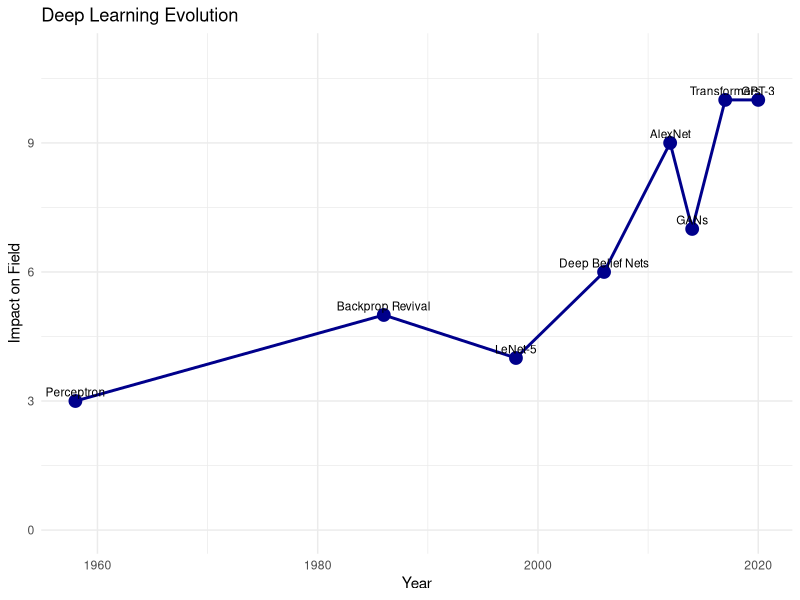
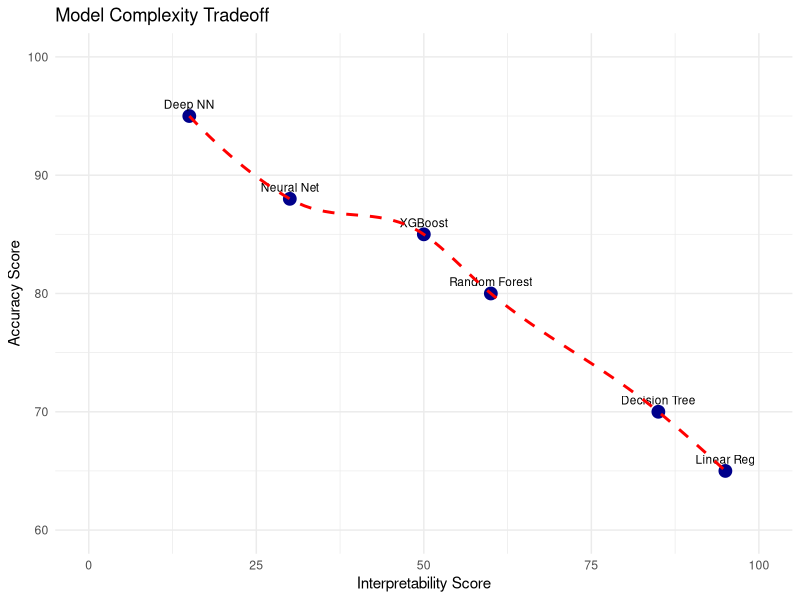
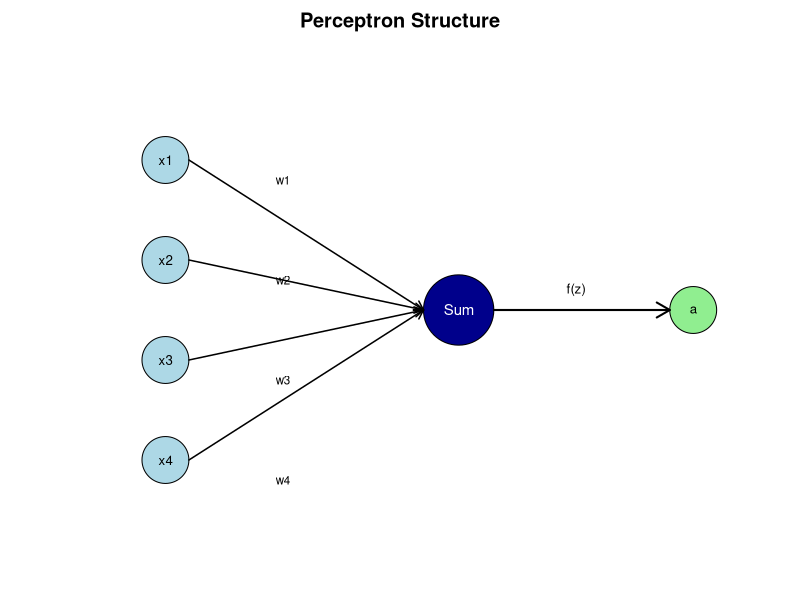
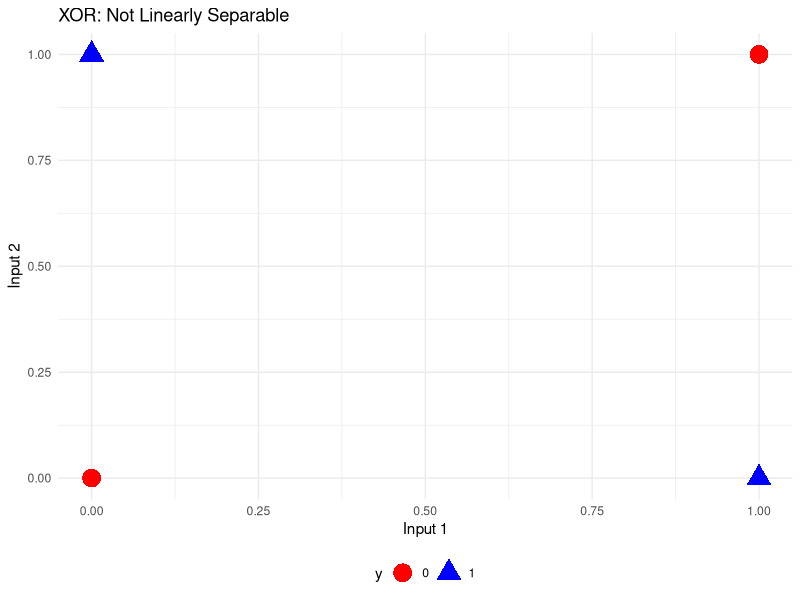
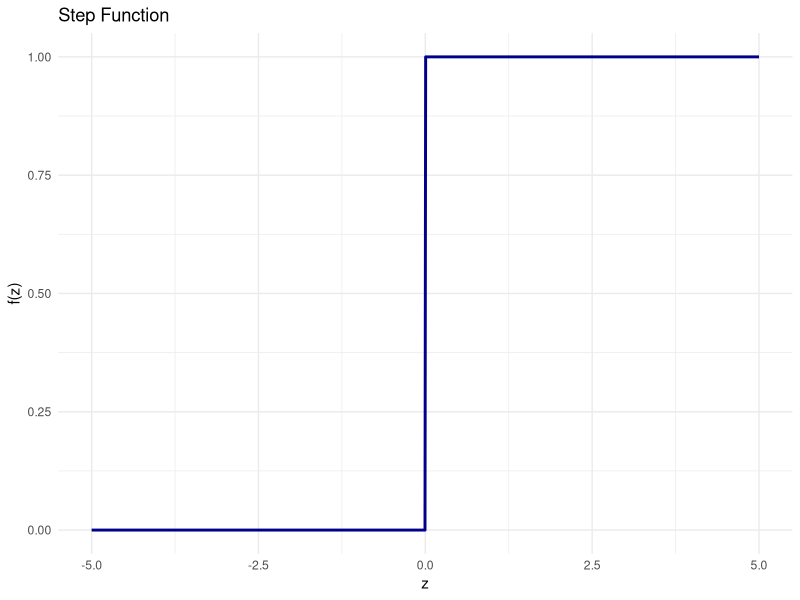
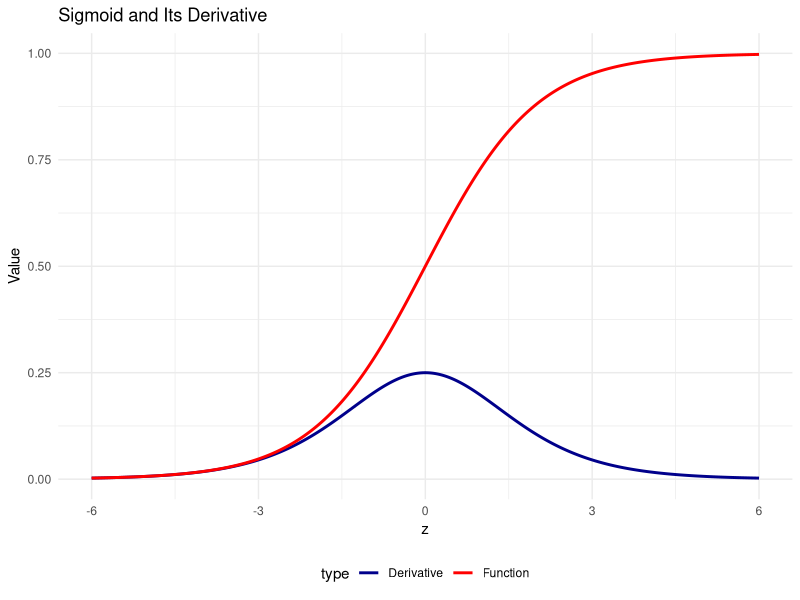
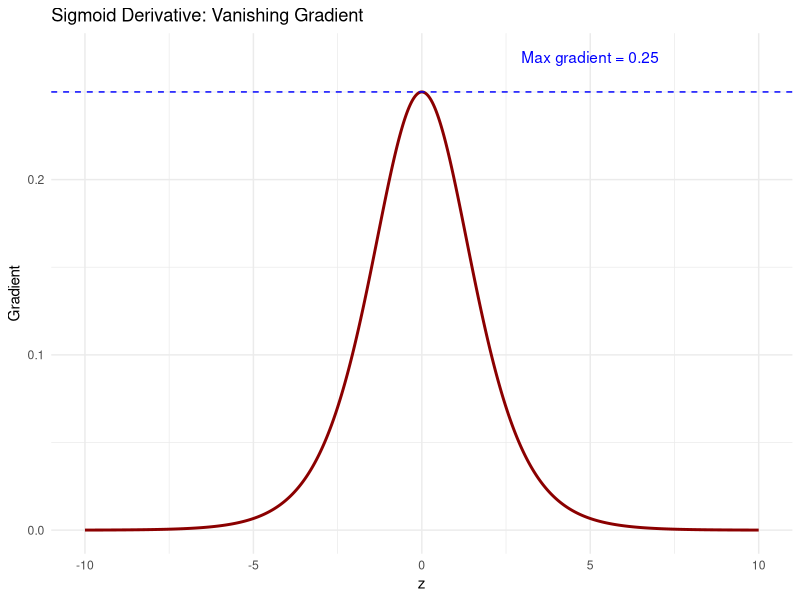
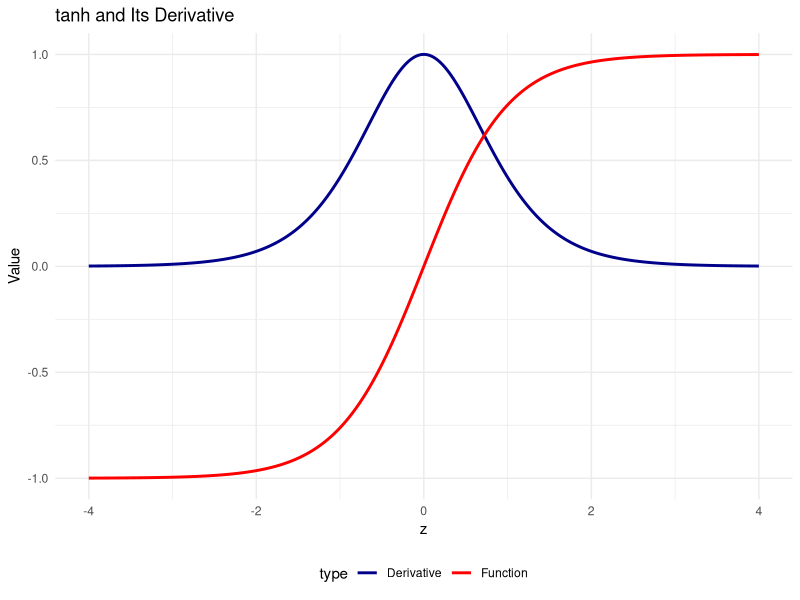

Source code (R) for these figures, in order:
## ---- chunk 1
knitr::opts_chunk$set(
  echo = TRUE,
  warning = FALSE,
  message = FALSE,
  fig.align = 'center',
  out.width = '80%',
  cache = FALSE
)

# Load required libraries
library(ggplot2)
library(dplyr)
library(tidyr)
library(gridExtra)
library(viridis)

# Set random seed for reproducibility
set.seed(123)

# Set ggplot theme
theme_set(theme_minimal(base_size = 10))

# NOTE: Keras/TensorFlow sections are set to eval=FALSE
# Uncomment below and run once to install:
# library(keras)
# install_keras()
## ---- chunk 2
timeline_data <- data.frame(
  Year = c(1958, 1986, 1998, 2006, 2012, 2014, 2017, 2020),
  Event = c("Perceptron", "Backprop Revival", "LeNet-5", 
            "Deep Belief Nets", "AlexNet", "GANs", 
            "Transformers", "GPT-3"),
  Impact = c(3, 5, 4, 6, 9, 7, 10, 10)
)

ggplot(timeline_data, aes(x = Year, y = Impact)) +
  geom_line(color = "darkblue", size = 1) +
  geom_point(size = 4, color = "darkblue") +
  geom_text(aes(label = Event), vjust = -0.5, size = 3) +
  labs(x = "Year", y = "Impact on Field", 
       title = "Deep Learning Evolution") +
  theme_minimal() +
  ylim(0, 11)
## ---- chunk 3
models <- data.frame(
  Model = c("Linear Reg", "Decision Tree", "Random Forest", 
            "XGBoost", "Neural Net", "Deep NN"),
  Accuracy = c(65, 70, 80, 85, 88, 95),
  Interpretability = c(95, 85, 60, 50, 30, 15)
)

ggplot(models, aes(x = Interpretability, y = Accuracy)) +
  geom_point(size = 4, color = "darkblue") +
  geom_text(aes(label = Model), vjust = -0.8, size = 3) +
  geom_smooth(method = "loess", se = FALSE, 
              color = "red", linetype = "dashed") +
  labs(x = "Interpretability Score", 
       y = "Accuracy Score",
       title = "Model Complexity Tradeoff") +
  theme_minimal() +
  xlim(0, 100) + ylim(60, 100)
## ---- chunk 4
# Create simple perceptron diagram with base R
par(mar = c(1, 1, 2, 1))
plot(0, 0, type = "n", xlim = c(0, 6), ylim = c(0, 5),
     axes = FALSE, xlab = "", ylab = "", 
     main = "Perceptron Structure")

# Input nodes
n_inputs <- 4
input_y <- seq(4, 1, length.out = n_inputs)
for (i in 1:n_inputs) {
  symbols(1, input_y[i], circles = 0.2, add = TRUE, 
          inches = FALSE, bg = "lightblue")
  text(1, input_y[i], paste0("x", i), cex = 0.8)
}

# Summation node
symbols(3.5, 2.5, circles = 0.3, add = TRUE, 
        inches = FALSE, bg = "darkblue")
text(3.5, 2.5, "Sum", col = "white", cex = 0.9)

# Output node
symbols(5.5, 2.5, circles = 0.2, add = TRUE, 
        inches = FALSE, bg = "lightgreen")
text(5.5, 2.5, "a", cex = 0.8)

# Connections
for (i in 1:n_inputs) {
  arrows(1.2, input_y[i], 3.2, 2.5, length = 0.1, lwd = 1.5)
  text(2, input_y[i] - 0.2, paste0("w", i), cex = 0.7)
}

arrows(3.8, 2.5, 5.3, 2.5, length = 0.15, lwd = 2)
text(4.5, 2.7, "f(z)", cex = 0.8)
## ---- chunk 5
# Perceptron function
perceptron <- function(x, w, b, activation = "step") {
  z <- sum(w * x) + b
  
  if (activation == "step") {
    return(ifelse(z >= 0, 1, 0))
  } else if (activation == "sigmoid") {
    return(1 / (1 + exp(-z)))
  }
}

# Example: AND gate
x1 <- c(0, 0, 1, 1)
x2 <- c(0, 1, 0, 1)
w <- c(1, 1)
b <- -1.5

for (i in 1:4) {
  output <- perceptron(c(x1[i], x2[i]), w, b)
  cat(sprintf("x1=%d, x2=%d -> output=%d\n", 
              x1[i], x2[i], output))
}
## ---- chunk 6
xor_data <- data.frame(
  x1 = c(0, 0, 1, 1),
  x2 = c(0, 1, 0, 1),
  y = factor(c(0, 1, 1, 0))
)

ggplot(xor_data, aes(x = x1, y = x2, color = y, shape = y)) +
  geom_point(size = 6) +
  scale_color_manual(values = c("red", "blue")) +
  labs(title = "XOR: Not Linearly Separable",
       x = "Input 1", y = "Input 2") +
  theme_minimal() +
  theme(legend.position = "bottom")
## ---- chunk 7
z <- seq(-5, 5, length.out = 1000)
step_fn <- ifelse(z >= 0, 1, 0)

ggplot(data.frame(z, y = step_fn), aes(x = z, y = y)) +
  geom_line(size = 1, color = "darkblue") +
  labs(title = "Step Function", x = "z", y = "f(z)") +
  theme_minimal()
## ---- chunk 8
z <- seq(-6, 6, length.out = 1000)
sigmoid <- 1 / (1 + exp(-z))
sigmoid_deriv <- sigmoid * (1 - sigmoid)

df_sigmoid <- data.frame(
  z = rep(z, 2),
  value = c(sigmoid, sigmoid_deriv),
  type = rep(c("Function", "Derivative"), each = 1000)
)

ggplot(df_sigmoid, aes(x = z, y = value, color = type)) +
  geom_line(size = 1) +
  scale_color_manual(values = c("darkblue", "red")) +
  labs(title = "Sigmoid and Its Derivative",
       x = "z", y = "Value") +
  theme_minimal() +
  theme(legend.position = "bottom")
## ---- chunk 9
z <- seq(-10, 10, length.out = 1000)
sigmoid_grad <- (1/(1 + exp(-z))) * (1 - (1/(1 + exp(-z))))

ggplot(data.frame(z, grad = sigmoid_grad), aes(x = z, y = grad)) +
  geom_line(size = 1, color = "darkred") +
  geom_hline(yintercept = 0.25, linetype = "dashed", color = "blue") +
  annotate("text", x = 5, y = 0.27, 
           label = "Max gradient = 0.25", color = "blue") +
  labs(title = "Sigmoid Derivative: Vanishing Gradient",
       x = "z", y = "Gradient") +
  theme_minimal()
## ---- chunk 10
z <- seq(-4, 4, length.out = 1000)
tanh_val <- (exp(z) - exp(-z)) / (exp(z) + exp(-z))
tanh_deriv <- 1 - tanh_val^2

df_tanh <- data.frame(
  z = rep(z, 2),
  value = c(tanh_val, tanh_deriv),
  type = rep(c("Function", "Derivative"), each = 1000)
)

ggplot(df_tanh, aes(x = z, y = value, color = type)) +
  geom_line(size = 1) +
  scale_color_manual(values = c("darkblue", "red")) +
  labs(title = "tanh and Its Derivative",
       x = "z", y = "Value") +
  theme_minimal() +
  theme(legend.position = "bottom")
## ---- chunk 11
z <- seq(-3, 3, length.out = 1000)
relu <- pmax(0, z)
relu_deriv <- ifelse(z > 0, 1, 0)

df_relu <- data.frame(
  z = rep(z, 2),
  value = c(relu, relu_deriv),
  type = rep(c("Function", "Derivative"), each = 1000)
)

ggplot(df_relu, aes(x = z, y = value, color = type)) +
  geom_line(size = 1) +
  scale_color_manual(values = c("darkblue", "red")) +
  labs(title = "ReLU and Its Derivative",
       x = "z", y = "Value") +
  theme_minimal() +
  theme(legend.position = "bottom")
## ---- chunk 12
z <- seq(-5, 5, length.out = 1000)

activations <- data.frame(
  z = rep(z, 4),
  value = c(
    1 / (1 + exp(-z)),
    tanh(z),
    pmax(0, z),
    pmax(0.01 * z, z)
  ),
  Activation = rep(
    c("Sigmoid", "tanh", "ReLU", "Leaky ReLU"), 
    each = 1000
  )
)

ggplot(activations, aes(x = z, y = value, color = Activation)) +
  geom_line(size = 1) +
  scale_color_viridis_d() +
  labs(title = "Common Activation Functions",
       x = "Input (z)", y = "Output") +
  theme_minimal() +
  theme(legend.position = "bottom")
## ---- chunk 13
# Define activation functions
sigmoid <- function(z) 1 / (1 + exp(-z))
tanh_act <- function(z) tanh(z)
relu <- function(z) pmax(0, z)
leaky_relu <- function(z, alpha = 0.01) pmax(alpha * z, z)

# Test on sample data
z_test <- c(-2, -1, 0, 1, 2)

cat("Input:", z_test, "\n")
cat("Sigmoid:", round(sigmoid(z_test), 3), "\n")
cat("tanh:", round(tanh_act(z_test), 3), "\n")
cat("ReLU:", relu(z_test), "\n")
cat("Leaky ReLU:", leaky_relu(z_test), "\n")
## ---- chunk 14
library(igraph)

# Create a simple 3-layer network visualization
set.seed(42)

# Define layer sizes
layers <- c(3, 4, 2)

# Create coordinate data for nodes
nodes_data <- data.frame()
node_id <- 1

for (layer in 1:length(layers)) {
  n_nodes <- layers[layer]
  y_positions <- seq(1, n_nodes)
  
  for (i in 1:n_nodes) {
    nodes_data <- rbind(nodes_data, data.frame(
      id = node_id,
      layer = layer,
      y = y_positions[i],
      label = ""
    ))
    node_id <- node_id + 1
  }
}

# Create edges between layers
edges_data <- data.frame()
current_node <- 1

for (layer in 1:(length(layers) - 1)) {
  from_nodes <- current_node:(current_node + layers[layer] - 1)
  to_nodes <- (current_node + layers[layer]):(current_node + layers[layer] + layers[layer + 1] - 1)
  
  for (from in from_nodes) {
    for (to in to_nodes) {
      edges_data <- rbind(edges_data, data.frame(from = from, to = to))
    }
  }
  
  current_node <- current_node + layers[layer]
}

# Plot using ggplot
ggplot() +
  geom_segment(data = edges_data, 
               aes(x = nodes_data$layer[from], 
                   y = nodes_data$y[from],
                   xend = nodes_data$layer[to], 
                   yend = nodes_data$y[to]),
               alpha = 0.3, color = "darkblue") +
  geom_point(data = nodes_data, 
             aes(x = layer, y = y), 
             size = 8, color = "darkblue") +
  scale_x_continuous(breaks = 1:3, 
                     labels = c("Input\nLayer", 
                                "Hidden\nLayer", 
                                "Output\nLayer")) +
  theme_void() +
  theme(axis.text.x = element_text(size = 10),
        plot.title = element_text(hjust = 0.5)) +
  labs(title = "3-Layer Neural Network (3-4-2)")
## ---- chunk 15
# Generate predictions
y_true <- 1
y_pred <- seq(0.01, 0.99, length.out = 100)

# Calculate losses
mse <- (y_true - y_pred)^2
bce <- -(y_true * log(y_pred) + (1 - y_true) * log(1 - y_pred))

loss_data <- data.frame(
  Prediction = rep(y_pred, 2),
  Loss = c(mse, bce),
  Type = rep(c("MSE", "Binary Cross-Entropy"), each = 100)
)

ggplot(loss_data, aes(x = Prediction, y = Loss, color = Type)) +
  geom_line(size = 1.2) +
  geom_vline(xintercept = y_true, linetype = "dashed", 
             color = "black", alpha = 0.5) +
  annotate("text", x = 0.85, y = 3, label = "True value = 1") +
  scale_color_manual(values = c("darkblue", "darkred")) +
  labs(title = "Loss Functions (True Value = 1)",
       x = "Predicted Probability", y = "Loss") +
  theme_minimal() +
  theme(legend.position = "bottom")
## ---- chunk 16
# Mean Squared Error
mse_loss <- function(y_true, y_pred) {
  mean((y_true - y_pred)^2)
}

# Binary Cross-Entropy (with numerical stability)
bce_loss <- function(y_true, y_pred) {
  epsilon <- 1e-7  # Prevent log(0)
  y_pred <- pmax(pmin(y_pred, 1 - epsilon), epsilon)
  -mean(y_true * log(y_pred) + 
        (1 - y_true) * log(1 - y_pred))
}

# Example
y_true <- c(0, 1, 1, 0, 1)
y_pred <- c(0.1, 0.9, 0.7, 0.2, 0.8)

cat("MSE Loss:", mse_loss(y_true, y_pred), "\n")
cat("BCE Loss:", bce_loss(y_true, y_pred), "\n")
## ---- chunk 17
# Simple 1D loss function
w <- seq(-2, 4, length.out = 200)
loss <- (w - 1)^2 + 0.5

# Simulate gradient descent
w_history <- numeric(20)
w_history[1] <- -1.5
learning_rate <- 0.3

for (i in 2:20) {
  gradient <- 2 * (w_history[i-1] - 1)
  w_history[i] <- w_history[i-1] - learning_rate * gradient
}

loss_history <- (w_history - 1)^2 + 0.5

# Plot
ggplot() +
  geom_line(data = data.frame(w, loss), 
            aes(x = w, y = loss), 
            size = 1, color = "darkblue") +
  geom_point(data = data.frame(w = w_history, loss = loss_history),
             aes(x = w, y = loss), 
             color = "red", size = 2) +
  geom_path(data = data.frame(w = w_history, loss = loss_history),
            aes(x = w, y = loss), 
            color = "red", alpha = 0.4, 
            arrow = arrow(length = unit(0.2, "cm"))) +
  labs(title = "Gradient Descent: Finding the Minimum",
       x = "Weight (w)", y = "Loss") +
  theme_minimal() +
  annotate("text", x = 1, y = 2.5, 
           label = "Optimal weight", color = "darkgreen")
## ---- chunk 18
# Function to run gradient descent
run_gd <- function(learning_rate, n_steps = 50) {
  w <- -1.5
  history <- numeric(n_steps)
  
  for (i in 1:n_steps) {
    gradient <- 2 * (w - 1)
    w <- w - learning_rate * gradient
    history[i] <- (w - 1)^2 + 0.5
    if (is.nan(w) || abs(w) > 100) break
  }
  
  data.frame(
    step = 1:length(history),
    loss = history,
    lr = paste("LR =", learning_rate)
  )
}

# Test different learning rates
lr_data <- rbind(
  run_gd(0.1),
  run_gd(0.5),
  run_gd(0.9)
)

ggplot(lr_data, aes(x = step, y = loss, color = lr)) +
  geom_line(size = 1) +
  scale_color_manual(values = c("darkgreen", "darkblue", "darkred")) +
  labs(title = "Learning Rate Effects on Convergence",
       x = "Training Step", y = "Loss",
       color = "Learning Rate") +
  theme_minimal() +
  theme(legend.position = "bottom")
## ---- chunk 19
par(mar = c(2, 2, 3, 2))
plot(0, 0, type = "n", xlim = c(0, 10), ylim = c(0, 6),
     axes = FALSE, xlab = "", ylab = "",
     main = "Forward and Backward Pass")

# Forward pass (blue)
rect(1, 4, 2, 5, col = "lightblue", border = "darkblue", lwd = 2)
text(1.5, 4.5, "Input\nx", cex = 0.8)

rect(3.5, 4, 4.5, 5, col = "lightblue", border = "darkblue", lwd = 2)
text(4, 4.5, "Hidden\nh", cex = 0.8)

rect(6, 4, 7, 5, col = "lightblue", border = "darkblue", lwd = 2)
text(6.5, 4.5, "Output\ny_hat", cex = 0.8)

rect(8.5, 4, 9.5, 5, col = "lightcoral", border = "darkred", lwd = 2)
text(9, 4.5, "Loss\nL", cex = 0.8)

# Forward arrows
arrows(2, 4.5, 3.5, 4.5, length = 0.1, lwd = 2, col = "darkblue")
arrows(4.5, 4.5, 6, 4.5, length = 0.1, lwd = 2, col = "darkblue")
arrows(7, 4.5, 8.5, 4.5, length = 0.1, lwd = 2, col = "darkblue")

# Backward pass (red)
rect(8.5, 1, 9.5, 2, col = "lightyellow", border = "darkgoldenrod", lwd = 2)
text(9, 1.5, "dL/dy", cex = 0.7)

rect(6, 1, 7, 2, col = "lightyellow", border = "darkgoldenrod", lwd = 2)
text(6.5, 1.5, "dL/dh", cex = 0.7)

rect(3.5, 1, 4.5, 2, col = "lightyellow", border = "darkgoldenrod", lwd = 2)
text(4, 1.5, "dL/dW", cex = 0.7)

# Backward arrows
arrows(8.5, 1.5, 7, 1.5, length = 0.1, lwd = 2, col = "darkred")
arrows(6, 1.5, 4.5, 1.5, length = 0.1, lwd = 2, col = "darkred")

text(2.5, 5.5, "Forward Pass", col = "darkblue", cex = 0.9, font = 2)
text(7, 0.5, "Backward Pass (Chain Rule)", col = "darkred", cex = 0.9, font = 2)
## ---- chunk 20
# Tiny network: x -> w1 -> h -> w2 -> y_hat
# Loss: (y - y_hat)^2

# Forward pass
x <- 2.0
y <- 5.0
w1 <- 0.5
w2 <- 1.0

h <- w1 * x              # h = 1.0
y_hat <- w2 * h          # y_hat = 1.0
loss <- (y - y_hat)^2    # loss = 16.0

cat("Forward Pass:\n")
cat("h =", h, ", y_hat =", y_hat, ", Loss =", loss, "\n\n")

# Backward pass (gradients)
d_loss_d_yhat <- -2 * (y - y_hat)  # = -8
d_yhat_d_w2 <- h                    # = 1
d_loss_d_w2 <- d_loss_d_yhat * d_yhat_d_w2  # = -8

d_yhat_d_h <- w2                    # = 1
d_h_d_w1 <- x                       # = 2
d_loss_d_w1 <- d_loss_d_yhat * d_yhat_d_h * d_h_d_w1  # = -16

cat("Backward Pass (Gradients):\n")
cat("dL/dw2 =", d_loss_d_w2, "\n")
cat("dL/dw1 =", d_loss_d_w1, "\n")
## ---- chunk 21
# Update weights using gradients
learning_rate <- 0.1

w1_new <- w1 - learning_rate * d_loss_d_w1
w2_new <- w2 - learning_rate * d_loss_d_w2

cat("Weight Updates:\n")
cat("w1:", w1, "->", w1_new, "\n")
cat("w2:", w2, "->", w2_new, "\n\n")

# Check new loss
h_new <- w1_new * x
y_hat_new <- w2_new * h_new
loss_new <- (y - y_hat_new)^2

cat("Loss improved:", loss, "->", loss_new, "\n")
## ---- chunk 22
# Simulate different gradient descent variants
set.seed(42)

# True function: quadratic with noise
true_w <- 1.5
n_samples <- 100
X <- runif(n_samples, -2, 2)
y <- true_w * X^2 + rnorm(n_samples, 0, 0.5)

# Batch GD
batch_gd <- function(n_epochs = 20) {
  w <- 0
  history <- numeric(n_epochs)
  
  for (epoch in 1:n_epochs) {
    grad <- mean(2 * (w * X^2 - y) * X^2)
    w <- w - 0.01 * grad
    history[epoch] <- mean((w * X^2 - y)^2)
  }
  
  data.frame(epoch = 1:n_epochs, loss = history, 
             method = "Batch GD")
}

# Stochastic GD
sgd <- function(n_epochs = 20) {
  w <- 0
  history <- numeric(n_epochs * n_samples)
  idx <- 1
  
  for (epoch in 1:n_epochs) {
    for (i in sample(n_samples)) {
      grad <- 2 * (w * X[i]^2 - y[i]) * X[i]^2
      w <- w - 0.01 * grad
      history[idx] <- mean((w * X^2 - y)^2)
      idx <- idx + 1
    }
  }
  
  data.frame(epoch = seq(0, n_epochs, length.out = length(history)),
             loss = history, method = "SGD")
}

# Mini-batch GD
minibatch_gd <- function(n_epochs = 20, batch_size = 10) {
  w <- 0
  n_batches <- ceiling(n_samples / batch_size)
  history <- numeric(n_epochs * n_batches)
  idx <- 1
  
  for (epoch in 1:n_epochs) {
    shuffled <- sample(n_samples)
    for (b in 1:n_batches) {
      batch_idx <- shuffled[((b-1)*batch_size + 1):min(b*batch_size, n_samples)]
      grad <- mean(2 * (w * X[batch_idx]^2 - y[batch_idx]) * X[batch_idx]^2)
      w <- w - 0.01 * grad
      history[idx] <- mean((w * X^2 - y)^2)
      idx <- idx + 1
    }
  }
  
  data.frame(epoch = seq(0, n_epochs, length.out = length(history)),
             loss = history, method = "Mini-Batch GD")
}

comparison_data <- rbind(
  batch_gd(),
  head(sgd(), 200),
  head(minibatch_gd(), 200)
)

ggplot(comparison_data, aes(x = epoch, y = loss, color = method)) +
  geom_line(size = 0.8, alpha = 0.7) +
  scale_color_manual(values = c("darkblue", "darkred", "darkgreen")) +
  labs(title = "Gradient Descent Variants",
       x = "Epoch", y = "Loss", color = "Method") +
  theme_minimal() +
  theme(legend.position = "bottom")
## ---- chunk 23
# Compare SGD vs Momentum on 2D surface
rosenbrock <- function(x, y) {
  (1 - x)^2 + 100 * (y - x^2)^2
}

# SGD
sgd_path <- function(n_steps = 50, lr = 0.001) {
  x <- -0.5
  y <- 1.0
  path <- data.frame(x = numeric(n_steps), y = numeric(n_steps))
  
  for (i in 1:n_steps) {
    dx <- -2 * (1 - x) - 400 * x * (y - x^2)
    dy <- 200 * (y - x^2)
    
    x <- x - lr * dx
    y <- y - lr * dy
    path[i, ] <- c(x, y)
  }
  
  path$method <- "SGD"
  return(path)
}

# Momentum
momentum_path <- function(n_steps = 50, lr = 0.001, beta = 0.9) {
  x <- -0.5
  y <- 1.0
  vx <- 0
  vy <- 0
  path <- data.frame(x = numeric(n_steps), y = numeric(n_steps))
  
  for (i in 1:n_steps) {
    dx <- -2 * (1 - x) - 400 * x * (y - x^2)
    dy <- 200 * (y - x^2)
    
    vx <- beta * vx + dx
    vy <- beta * vy + dy
    
    x <- x - lr * vx
    y <- y - lr * vy
    path[i, ] <- c(x, y)
  }
  
  path$method <- "Momentum"
  return(path)
}

paths <- rbind(sgd_path(), momentum_path())

ggplot(paths, aes(x = x, y = y, color = method)) +
  geom_path(size = 1, alpha = 0.7) +
  geom_point(size = 2, alpha = 0.5) +
  scale_color_manual(values = c("darkred", "darkblue")) +
  labs(title = "SGD vs Momentum Optimization Paths",
       x = "Parameter 1", y = "Parameter 2") +
  theme_minimal() +
  theme(legend.position = "bottom")
## ---- chunk 24
set.seed(42)

# Simulate forward pass with different initializations
n_layers <- 10
layer_size <- 100
x <- matrix(rnorm(layer_size), ncol = 1)

simulate_forward <- function(init_type) {
  activations <- numeric(n_layers)
  a <- x
  
  for (i in 1:n_layers) {
    if (init_type == "zeros") {
      W <- matrix(0, layer_size, layer_size)
    } else if (init_type == "large") {
      W <- matrix(rnorm(layer_size^2, 0, 1), layer_size, layer_size)
    } else if (init_type == "xavier") {
      W <- matrix(rnorm(layer_size^2, 0, sqrt(2/layer_size)), 
                  layer_size, layer_size)
    }
    
    a <- pmax(0, W %*% a)  # ReLU
    activations[i] <- mean(abs(a))
  }
  
  data.frame(layer = 1:n_layers, 
             activation = activations,
             init = init_type)
}

init_data <- rbind(
  simulate_forward("large"),
  simulate_forward("xavier")
)

ggplot(init_data, aes(x = layer, y = activation, color = init)) +
  geom_line(size = 1.2) +
  geom_point(size = 2) +
  scale_color_manual(values = c("darkred", "darkgreen"),
                     labels = c("Large Random", "Xavier")) +
  labs(title = "Activation Magnitude Across Layers",
       x = "Layer Depth", y = "Mean Activation",
       color = "Initialization") +
  theme_minimal() +
  theme(legend.position = "bottom")
## ---- chunk 25
set.seed(123)
epochs <- 1:50
train_loss <- 2 * exp(-0.1 * epochs) + rnorm(50, 0, 0.05)
val_loss <- 2 * exp(-0.05 * epochs) + 0.2 + rnorm(50, 0, 0.08)
val_loss[30:50] <- val_loss[30:50] + seq(0, 0.4, length.out = 21)

overfit_data <- data.frame(
  epoch = rep(epochs, 2),
  loss = c(train_loss, val_loss),
  type = rep(c("Training Loss", "Validation Loss"), each = 50)
)

ggplot(overfit_data, aes(x = epoch, y = loss, color = type)) +
  geom_line(size = 1.2) +
  geom_vline(xintercept = 30, linetype = "dashed", alpha = 0.5) +
  annotate("text", x = 32, y = 1.8, label = "Overfitting\nstarts here",
           hjust = 0) +
  scale_color_manual(values = c("darkblue", "darkred")) +
  labs(title = "Training vs Validation Loss",
       x = "Epoch", y = "Loss", color = "") +
  theme_minimal() +
  theme(legend.position = "bottom")
## ---- chunk 26
set.seed(42)
par(mfrow = c(1, 2), mar = c(2, 2, 3, 1))

# Network without dropout
plot(0, 0, type = "n", xlim = c(0, 4), ylim = c(0, 5),
     axes = FALSE, xlab = "", ylab = "",
     main = "Without Dropout")

layers <- c(3, 4, 3)
for (layer in 1:length(layers)) {
  n_nodes <- layers[layer]
  y_pos <- seq(1, 4, length.out = n_nodes)
  for (i in 1:n_nodes) {
    symbols(layer, y_pos[i], circles = 0.15, add = TRUE,
            inches = FALSE, bg = "darkblue")
  }
}

# Network with dropout
plot(0, 0, type = "n", xlim = c(0, 4), ylim = c(0, 5),
     axes = FALSE, xlab = "", ylab = "",
     main = "With Dropout (30%)")

set.seed(42)
for (layer in 1:length(layers)) {
  n_nodes <- layers[layer]
  y_pos <- seq(1, 4, length.out = n_nodes)
  for (i in 1:n_nodes) {
    dropped <- (layer == 2 && runif(1) < 0.3)
    col <- ifelse(dropped, "gray80", "darkblue")
    symbols(layer, y_pos[i], circles = 0.15, add = TRUE,
            inches = FALSE, bg = col)
  }
}

text(2, 0.3, "Gray = Dropped Neurons", cex = 0.8)
## ---- chunk 27
# Simulate realistic training history
set.seed(42)
epochs <- 1:50

train_acc <- 0.6 + 0.35 * (1 - exp(-0.1 * epochs)) + rnorm(50, 0, 0.01)
val_acc <- 0.6 + 0.3 * (1 - exp(-0.08 * epochs)) + rnorm(50, 0, 0.02)

train_loss <- 1.2 * exp(-0.08 * epochs) + 0.1 + rnorm(50, 0, 0.02)
val_loss <- 1.2 * exp(-0.06 * epochs) + 0.15 + rnorm(50, 0, 0.03)

history_data <- data.frame(
  epoch = rep(epochs, 4),
  value = c(train_acc, val_acc, train_loss, val_loss),
  metric = rep(c("Accuracy", "Accuracy", "Loss", "Loss"), each = 50),
  dataset = rep(c("Train", "Validation", "Train", "Validation"), each = 50)
)

ggplot(history_data, aes(x = epoch, y = value, 
                         color = dataset, linetype = dataset)) +
  geom_line(size = 1) +
  facet_wrap(~metric, scales = "free_y", ncol = 2) +
  scale_color_manual(values = c("darkblue", "darkred")) +
  labs(title = "Training History: Good Convergence",
       x = "Epoch", y = "Value", color = "", linetype = "") +
  theme_minimal() +
  theme(legend.position = "bottom")
## ---- chunk 28
# Create a simple image and filter visualization
library(reshape2)

# Simple 5x5 image
image_matrix <- matrix(c(
  0, 0, 0, 0, 0,
  0, 1, 1, 1, 0,
  0, 1, 1, 1, 0,
  0, 1, 1, 1, 0,
  0, 0, 0, 0, 0
), nrow = 5, byrow = TRUE)

# 3x3 filter (edge detector)
filter_matrix <- matrix(c(
  -1, -1, -1,
  -1,  8, -1,
  -1, -1, -1
), nrow = 3, byrow = TRUE)

# Plot image
image_df <- melt(image_matrix)
colnames(image_df) <- c("y", "x", "value")

p1 <- ggplot(image_df, aes(x = x, y = 6 - y, fill = value)) +
  geom_tile(color = "white", size = 1) +
  scale_fill_gradient(low = "white", high = "darkblue") +
  coord_equal() +
  labs(title = "Input Image (5x5)", x = "", y = "") +
  theme_void() +
  theme(legend.position = "none",
        plot.title = element_text(hjust = 0.5))

# Plot filter
filter_df <- melt(filter_matrix)
colnames(filter_df) <- c("y", "x", "value")

p2 <- ggplot(filter_df, aes(x = x, y = 4 - y, fill = value)) +
  geom_tile(color = "white", size = 1) +
  geom_text(aes(label = value), color = "white", size = 4) +
  scale_fill_gradient2(low = "red", mid = "white", high = "blue", 
                       midpoint = 0) +
  coord_equal() +
  labs(title = "Filter (3x3)", x = "", y = "") +
  theme_void() +
  theme(legend.position = "none",
        plot.title = element_text(hjust = 0.5))

gridExtra::grid.arrange(p1, p2, ncol = 2)
## ---- chunk 29
# Simple 2D convolution function
conv2d <- function(image, kernel) {
  img_rows <- nrow(image)
  img_cols <- ncol(image)
  ker_rows <- nrow(kernel)
  ker_cols <- ncol(kernel)
  
  # Output dimensions
  out_rows <- img_rows - ker_rows + 1
  out_cols <- img_cols - ker_cols + 1
  
  output <- matrix(0, out_rows, out_cols)
  
  for (i in 1:out_rows) {
    for (j in 1:out_cols) {
      # Extract patch
      patch <- image[i:(i+ker_rows-1), j:(j+ker_cols-1)]
      # Compute dot product
      output[i, j] <- sum(patch * kernel)
    }
  }
  
  return(output)
}
## ---- chunk 30
# Create simple image with vertical edge
image <- matrix(c(
  rep(0, 15),
  rep(1, 15)
), nrow = 6, byrow = FALSE)

# Vertical edge detector
vertical_filter <- matrix(c(
  -1, 0, 1,
  -1, 0, 1,
  -1, 0, 1
), nrow = 3, byrow = TRUE)

# Apply convolution
result <- conv2d(image, vertical_filter)

# Visualize
par(mfrow = c(1, 3))
image(t(image[nrow(image):1,]), col = gray.colors(10),
      main = "Original", axes = FALSE)
image(t(vertical_filter[nrow(vertical_filter):1,]), 
      col = gray.colors(10),
      main = "Filter", axes = FALSE)
image(t(result[nrow(result):1,]), col = gray.colors(10),
      main = "Output", axes = FALSE)
## ---- chunk 31
# Visualize different padding and stride combinations
set.seed(42)
image_size <- 6
filter_size <- 3

create_conv_grid <- function(stride, padding, title) {
  padded_size <- image_size + 2 * padding
  output_size <- floor((padded_size - filter_size) / stride) + 1
  
  # Create grid
  grid_data <- expand.grid(
    x = 1:padded_size,
    y = 1:padded_size
  )
  grid_data$type <- "image"
  
  if (padding > 0) {
    grid_data$type[grid_data$x <= padding | 
                   grid_data$x > (image_size + padding) |
                   grid_data$y <= padding | 
                   grid_data$y > (image_size + padding)] <- "padding"
  }
  
  # Mark filter positions
  positions <- expand.grid(
    fx = seq(1, padded_size - filter_size + 1, by = stride),
    fy = seq(1, padded_size - filter_size + 1, by = stride)
  )
  
  ggplot(grid_data, aes(x = x, y = y, fill = type)) +
    geom_tile(color = "white", size = 0.5) +
    geom_rect(data = positions,
              aes(xmin = fx - 0.4, xmax = fx + filter_size - 0.6,
                  ymin = fy - 0.4, ymax = fy + filter_size - 0.6),
              fill = NA, color = "red", size = 1, inherit.aes = FALSE) +
    scale_fill_manual(values = c("image" = "lightblue", 
                                 "padding" = "gray90")) +
    coord_equal() +
    labs(title = title) +
    theme_void() +
    theme(legend.position = "none",
          plot.title = element_text(hjust = 0.5, size = 10))
}

p1 <- create_conv_grid(1, 0, "Valid (no padding, stride=1)")
p2 <- create_conv_grid(1, 1, "Same (padding=1, stride=1)")
p3 <- create_conv_grid(2, 1, "Stride=2, padding=1")

gridExtra::grid.arrange(p1, p2, p3, ncol = 3)
## ---- chunk 32
# Max pooling function
max_pool <- function(image, pool_size = 2, stride = 2) {
  rows <- nrow(image)
  cols <- ncol(image)
  
  out_rows <- floor((rows - pool_size) / stride) + 1
  out_cols <- floor((cols - pool_size) / stride) + 1
  
  output <- matrix(0, out_rows, out_cols)
  
  for (i in 1:out_rows) {
    for (j in 1:out_cols) {
      r_start <- (i - 1) * stride + 1
      c_start <- (j - 1) * stride + 1
      patch <- image[r_start:(r_start + pool_size - 1),
                     c_start:(c_start + pool_size - 1)]
      output[i, j] <- max(patch)
    }
  }
  
  return(output)
}

# Example
input <- matrix(c(1, 3, 2, 4,
                  5, 6, 1, 2,
                  3, 2, 4, 8,
                  1, 0, 3, 7), nrow = 4, byrow = TRUE)

pooled <- max_pool(input)

cat("Input (4x4):\n")
print(input)
cat("\nAfter 2x2 Max Pooling (2x2):\n")
print(pooled)
## ---- chunk 33
# Visualize LeNet-5 architecture
arch_data <- data.frame(
  layer = 1:7,
  name = c("Input\n32x32", "Conv\n28x28x6", "Pool\n14x14x6",
           "Conv\n10x10x16", "Pool\n5x5x16", "FC\n120", "Output\n10"),
  x = 1:7,
  size = c(32, 28, 14, 10, 5, 3, 2),
  type = c("input", "conv", "pool", "conv", "pool", "fc", "output")
)

ggplot(arch_data, aes(x = x, y = 5)) +
  geom_rect(aes(xmin = x - 0.3, xmax = x + 0.3,
                ymin = 5 - size/8, ymax = 5 + size/8,
                fill = type),
            color = "black", size = 1) +
  geom_text(aes(label = name), size = 3, fontface = "bold") +
  scale_fill_manual(values = c("input" = "lightblue",
                               "conv" = "lightgreen",
                               "pool" = "lightyellow",
                               "fc" = "lightcoral",
                               "output" = "lightpink")) +
  geom_segment(aes(x = x + 0.35, xend = x + 0.65, 
                   y = 5, yend = 5),
               arrow = arrow(length = unit(0.2, "cm")),
               data = arch_data[1:6, ]) +
  labs(title = "LeNet-5 Architecture (LeCun et al., 1998)") +
  theme_void() +
  theme(legend.position = "none",
        plot.title = element_text(hjust = 0.5, size = 12))
## ---- chunk 34
# Display typical CNN summary as text
cat("Model: sequential\n")
cat("_____________________________________________________________\n")
cat("Layer (type)              Output Shape         Param #\n")
cat("=============================================================\n")
cat("conv2d (Conv2D)           (None, 26, 26, 32)   320\n")
cat("max_pooling2d (MaxPool2D) (None, 13, 13, 32)   0\n")
cat("conv2d_1 (Conv2D)         (None, 11, 11, 64)   18,496\n")
cat("max_pooling2d_1           (None, 5, 5, 64)     0\n")
cat("flatten (Flatten)         (None, 1600)         0\n")
cat("dense (Dense)             (None, 128)          204,928\n")
cat("dropout (Dropout)         (None, 128)          0\n")
cat("dense_1 (Dense)           (None, 10)           1,290\n")
cat("=============================================================\n")
cat("Total params: 225,034\n")
cat("Trainable params: 225,034\n")
cat("\n")
cat("Compare to fully connected:\n")
cat("28x28 = 784 inputs -> 128 hidden = 100,352 params (first layer alone!)\n")
## ---- chunk 35
# Visualize transfer learning concept
stages <- data.frame(
  stage = factor(c("Pre-trained\nModel", "Remove\nTop", "Add New\nLayers", "Fine-tune"),
                 levels = c("Pre-trained\nModel", "Remove\nTop", "Add New\nLayers", "Fine-tune")),
  x = 1:4,
  description = c("ImageNet\n(1000 classes)", "Keep feature\nextractor", 
                  "Add classifier\nfor your task", "Train on\nyour data")
)

ggplot(stages, aes(x = x, y = 1)) +
  geom_rect(aes(xmin = x - 0.35, xmax = x + 0.35,
                ymin = 0.5, ymax = 1.5,
                fill = stage),
            color = "black", size = 1) +
  geom_text(aes(label = stage), fontface = "bold", size = 3.5, vjust = -1.5) +
  geom_text(aes(label = description), size = 3, vjust = 3) +
  scale_fill_manual(values = c("lightblue", "lightyellow", 
                               "lightgreen", "lightcoral")) +
  geom_segment(aes(x = x + 0.4, xend = x + 0.6, y = 1, yend = 1),
               arrow = arrow(length = unit(0.15, "cm")),
               data = stages[1:3, ]) +
  xlim(0.5, 4.5) + ylim(0, 2) +
  labs(title = "Transfer Learning Workflow") +
  theme_void() +
  theme(legend.position = "none",
        plot.title = element_text(hjust = 0.5, size = 12))
## ---- chunk 36
par(mar = c(2, 2, 2, 2))
plot(0, 0, type = "n", xlim = c(0, 10), ylim = c(0, 6),
     axes = FALSE, xlab = "", ylab = "",
     main = "Deep Learning as a Black Box")

# Input
rect(0.5, 2, 2, 4, col = "lightblue", border = "darkblue", lwd = 2)
text(1.25, 3, "Input\n(Image,\nText,\nData)", cex = 0.9)

# Black box
rect(3.5, 1.5, 6.5, 4.5, col = "black", border = "darkred", lwd = 3)
text(5, 3, "???\nMillions of\nParameters\n??", col = "white", cex = 1.1, font = 2)

# Output
rect(8, 2, 9.5, 4, col = "lightgreen", border = "darkgreen", lwd = 2)
text(8.75, 3, "Output\n(Prediction)", cex = 0.9)

# Arrows
arrows(2, 3, 3.5, 3, length = 0.15, lwd = 2)
arrows(6.5, 3, 8, 3, length = 0.15, lwd = 2)

# Question marks
text(5, 5.5, "How did it decide?", cex = 1.2, col = "darkred", font = 2)
text(5, 0.5, "Which features matter?", cex = 1.2, col = "darkred", font = 2)
## ---- chunk 37
models <- data.frame(
  model = c("Linear\nRegression", "Decision\nTree", "Random\nForest",
            "Gradient\nBoosting", "Shallow\nNeural Net", "Deep\nNeural Net"),
  interpretability = c(10, 9, 6, 5, 3, 1),
  performance = c(5, 6, 8, 9, 9, 10),
  x = 1:6
)

ggplot(models, aes(x = x)) +
  geom_col(aes(y = interpretability), fill = "steelblue", alpha = 0.7) +
  geom_line(aes(y = performance), color = "darkred", size = 1.5) +
  geom_point(aes(y = performance), color = "darkred", size = 4) +
  scale_x_continuous(breaks = 1:6, labels = models$model) +
  scale_y_continuous(sec.axis = sec_axis(~., name = "Performance")) +
  labs(title = "Interpretability vs Performance Trade-off",
       x = "Model Type",
       y = "Interpretability") +
  theme_minimal() +
  theme(axis.text.x = element_text(angle = 0, hjust = 0.5, size = 9),
        axis.title.y = element_text(color = "steelblue"),
        axis.title.y.right = element_text(color = "darkred"))
## ---- chunk 38
set.seed(42)

# Simulate feature importance
features <- c("Age", "Blood\nPressure", "Cholesterol", 
              "BMI", "Glucose", "Exercise")
importance <- c(0.25, 0.22, 0.18, 0.15, 0.12, 0.08)

importance_df <- data.frame(
  feature = factor(features, levels = features),
  importance = importance
)

ggplot(importance_df, aes(x = reorder(feature, importance), 
                          y = importance)) +
  geom_col(fill = "steelblue", alpha = 0.8) +
  geom_text(aes(label = sprintf("%.2f", importance)), 
            hjust = -0.2, size = 3.5) +
  coord_flip() +
  ylim(0, 0.3) +
  labs(title = "Global Feature Importance",
       subtitle = "Which features matter most overall?",
       x = "", y = "Importance Score") +
  theme_minimal() +
  theme(plot.title = element_text(hjust = 0.5),
        plot.subtitle = element_text(hjust = 0.5, size = 9))
## ---- chunk 39
# Permutation importance function
permutation_importance <- function(model, X, y, 
                                   metric = "accuracy",
                                   n_repeats = 10) {
  # Baseline performance
  baseline <- mean(predict(model, X) == y)
  
  importance <- numeric(ncol(X))
  names(importance) <- colnames(X)
  
  for (feat in 1:ncol(X)) {
    scores <- numeric(n_repeats)
    
    for (i in 1:n_repeats) {
      # Shuffle feature
      X_permuted <- X
      X_permuted[, feat] <- sample(X_permuted[, feat])
      
      # Measure performance
      scores[i] <- mean(predict(model, X_permuted) == y)
    }
    
    # Importance = drop in performance
    importance[feat] <- baseline - mean(scores)
  }
  
  return(sort(importance, decreasing = TRUE))
}

# Note: Works with any model that has predict() method
## ---- chunk 40
set.seed(42)

# Create non-linear decision boundary
x1 <- seq(-3, 3, length.out = 100)
x2 <- seq(-3, 3, length.out = 100)
grid <- expand.grid(x1 = x1, x2 = x2)
grid$decision <- ifelse(grid$x1^2 + grid$x2^2 < 4, "Class A", "Class B")

# Single instance to explain
instance <- data.frame(x1 = 1.5, x2 = 1.2)

# Perturbed samples around instance
n_samples <- 30
perturbed <- data.frame(
  x1 = rnorm(n_samples, instance$x1, 0.5),
  x2 = rnorm(n_samples, instance$x2, 0.5)
)
perturbed$decision <- ifelse(perturbed$x1^2 + perturbed$x2^2 < 4, 
                              "Class A", "Class B")

# Distance-based weights
perturbed$distance <- sqrt((perturbed$x1 - instance$x1)^2 + 
                            (perturbed$x2 - instance$x2)^2)
perturbed$weight <- exp(-perturbed$distance^2 / 0.5)

ggplot() +
  geom_tile(data = grid, aes(x = x1, y = x2, fill = decision), 
            alpha = 0.2) +
  geom_point(data = perturbed, 
             aes(x = x1, y = x2, color = decision, size = weight),
             alpha = 0.6) +
  geom_point(data = instance, aes(x = x1, y = x2), 
             size = 6, shape = 17, color = "darkred") +
  scale_fill_manual(values = c("lightblue", "lightcoral")) +
  scale_color_manual(values = c("darkblue", "darkred")) +
  labs(title = "LIME: Local Linear Approximation",
       subtitle = "Red triangle = instance to explain",
       x = "Feature 1", y = "Feature 2") +
  theme_minimal() +
  theme(legend.position = "bottom")
## ---- chunk 41
# Simulate LIME explanation results
lime_results <- data.frame(
  feature = c("Age > 65", "Blood Pressure High", 
              "Cholesterol Normal", "BMI < 25", "Exercise Regular"),
  weight = c(0.35, 0.28, -0.15, -0.12, -0.08),
  support = c("Supports", "Supports", "Contradicts", 
              "Contradicts", "Contradicts")
)

ggplot(lime_results, aes(x = reorder(feature, weight), y = weight, 
                         fill = support)) +
  geom_col() +
  coord_flip() +
  scale_fill_manual(values = c("Contradicts" = "darkred", 
                                "Supports" = "darkgreen")) +
  geom_hline(yintercept = 0, linetype = "dashed") +
  labs(title = "LIME Explanation: Heart Disease Prediction",
       subtitle = "Predicted: High Risk (Probability = 0.82)",
       x = "", y = "Feature Weight",
       fill = "Effect") +
  theme_minimal() +
  theme(legend.position = "bottom")
## ---- chunk 42
# Simulate SHAP values for one prediction
base_value <- 0.45  # Average prediction
features <- c("Age", "Income", "Credit Score", 
              "Debt Ratio", "Employment Years")
shap_vals <- c(0.15, 0.08, -0.05, 0.12, -0.03)
prediction <- base_value + sum(shap_vals)

# Create cumulative sum for visualization
cumsum_vals <- c(base_value, base_value + cumsum(shap_vals))

# Plot data - now with 6 points (base + 5 features)
plot_data <- data.frame(
  x = 1:6,
  y = cumsum_vals,
  label = c("Base", features)
)

ggplot(plot_data, aes(x = x, y = y)) +
  geom_line(size = 1.5, color = "darkblue") +
  geom_point(size = 4, color = "darkred") +
  geom_hline(yintercept = base_value, linetype = "dashed", 
             color = "gray50") +
  geom_hline(yintercept = prediction, linetype = "dashed", 
             color = "darkgreen") +
  scale_x_continuous(breaks = 1:6, labels = plot_data$label) +
  annotate("text", x = 1, y = base_value + 0.03, 
           label = "Base: 0.45", color = "gray50") +
  annotate("text", x = 6, y = prediction + 0.03, 
           label = sprintf("Final: %.2f", prediction), 
           color = "darkgreen") +
  labs(title = "SHAP Force Plot: Loan Approval Probability",
       x = "", y = "Prediction") +
  theme_minimal() +
  theme(axis.text.x = element_text(angle = 45, hjust = 1))
## ---- chunk 43
set.seed(42)

# Simulate SHAP values for multiple instances
n_samples <- 100
features <- c("Age", "Blood Pressure", "Cholesterol", 
              "BMI", "Glucose")

shap_data <- data.frame()
for (feat in features) {
  shap_data <- rbind(shap_data, data.frame(
    feature = feat,
    shap_value = rnorm(n_samples, 0, runif(1, 0.1, 0.3)),
    feature_value = rnorm(n_samples, 50, 15)
  ))
}

ggplot(shap_data, aes(x = shap_value, y = feature)) +
  geom_point(aes(color = feature_value), 
             alpha = 0.6, size = 2, position = position_jitter(height = 0.2)) +
  scale_color_viridis_c() +
  geom_vline(xintercept = 0, linetype = "dashed", color = "red") +
  labs(title = "SHAP Summary Plot: Global Feature Importance",
       subtitle = "Distribution of SHAP values across all instances",
       x = "SHAP Value (impact on prediction)", 
       y = "",
       color = "Feature\nValue") +
  theme_minimal()
## ---- chunk 44
# Simulate saliency map
set.seed(42)
n <- 20
saliency_matrix <- matrix(0, n, n)

# Create "important" regions
saliency_matrix[8:12, 8:12] <- runif(25, 0.5, 1)
saliency_matrix[5:7, 15:17] <- runif(9, 0.3, 0.7)

# Add noise
saliency_matrix <- saliency_matrix + matrix(runif(n^2, 0, 0.1), n, n)

# Convert to long format for ggplot
library(reshape2)
saliency_df <- melt(saliency_matrix)
colnames(saliency_df) <- c("y", "x", "importance")

ggplot(saliency_df, aes(x = x, y = n - y + 1, fill = importance)) +
  geom_tile() +
  scale_fill_gradient(low = "white", high = "darkred") +
  coord_equal() +
  labs(title = "Saliency Map: Which Pixels Matter?",
       subtitle = "Brighter = More important for prediction",
       x = "", y = "", fill = "Importance") +
  theme_minimal() +
  theme(axis.text = element_blank(),
        axis.ticks = element_blank())
## ---- chunk 45
# Simulate Grad-CAM heatmap overlaid on image
set.seed(42)
n <- 30

# Base "image"
base_img <- matrix(runif(n^2, 0.3, 0.7), n, n)

# Grad-CAM heatmap (focused region)
heatmap <- matrix(0, n, n)
center_x <- 15
center_y <- 20

for (i in 1:n) {
  for (j in 1:n) {
    dist <- sqrt((i - center_x)^2 + (j - center_y)^2)
    heatmap[i, j] <- exp(-dist / 5)
  }
}

# Combine
combined <- base_img * 0.5 + heatmap * 0.5

combined_df <- melt(combined)
colnames(combined_df) <- c("y", "x", "value")

ggplot(combined_df, aes(x = x, y = n - y + 1, fill = value)) +
  geom_tile() +
  scale_fill_gradient2(low = "blue", mid = "yellow", 
                       high = "red", midpoint = 0.5) +
  coord_equal() +
  labs(title = "Grad-CAM: Where the Model Looks",
       subtitle = "Red = High attention for this prediction",
       x = "", y = "") +
  theme_minimal() +
  theme(axis.text = element_blank(),
        axis.ticks = element_blank(),
        legend.position = "none")
## ---- chunk 46
# Simulate attention matrix for text
words <- c("The", "cat", "sat", "on", "the", "mat")
n_words <- length(words)

set.seed(42)
# Create attention matrix
attention_matrix <- matrix(runif(n_words^2), n_words, n_words)

# Make it more interpretable (higher attention on related words)
attention_matrix[2, 3] <- 0.8  # cat -> sat
attention_matrix[3, 2] <- 0.8  # sat -> cat
attention_matrix[6, 4] <- 0.7  # mat -> on
attention_matrix[4, 6] <- 0.7  # on -> mat

# Normalize rows
attention_matrix <- t(apply(attention_matrix, 1, function(x) x / sum(x)))

# Convert to long format
attention_df <- melt(attention_matrix)
colnames(attention_df) <- c("from", "to", "weight")
attention_df$from_word <- words[attention_df$from]
attention_df$to_word <- words[attention_df$to]

ggplot(attention_df, aes(x = to, y = from, fill = weight)) +
  geom_tile() +
  scale_fill_gradient(low = "white", high = "darkblue") +
  scale_x_continuous(breaks = 1:n_words, labels = words) +
  scale_y_reverse(breaks = 1:n_words, labels = words) +
  labs(title = "Attention Weights: Which Words Attend to Which?",
       x = "To", y = "From", fill = "Attention") +
  theme_minimal() +
  theme(axis.text.x = element_text(angle = 45, hjust = 1))
## ---- chunk 47
# Simulate PDP for age vs prediction
age <- seq(20, 80, length.out = 50)
# Non-linear relationship
prediction <- 0.3 + 0.01 * age + 0.0003 * (age - 50)^2 + 
              rnorm(50, 0, 0.02)

pdp_data <- data.frame(Age = age, Prediction = prediction)

ggplot(pdp_data, aes(x = Age, y = Prediction)) +
  geom_line(size = 1.5, color = "darkblue") +
  geom_ribbon(aes(ymin = Prediction - 0.05, 
                  ymax = Prediction + 0.05),
              alpha = 0.3, fill = "lightblue") +
  labs(title = "Partial Dependence Plot: Age vs Risk",
       subtitle = "Shows marginal effect of Age on prediction",
       x = "Age (years)", 
       y = "Predicted Risk Probability") +
  theme_minimal()
## ---- chunk 48
set.seed(42)

# Simulate ICE curves for multiple instances
age <- seq(20, 80, length.out = 30)
n_instances <- 20

ice_data <- data.frame()
for (i in 1:n_instances) {
  # Each instance has different relationship with age
  intercept <- runif(1, 0.2, 0.5)
  slope <- runif(1, 0.005, 0.015)
  
  pred <- intercept + slope * age + rnorm(30, 0, 0.01)
  
  ice_data <- rbind(ice_data, data.frame(
    Age = age,
    Prediction = pred,
    Instance = as.factor(i)
  ))
}

# Compute PDP (average)
pdp_avg <- aggregate(Prediction ~ Age, ice_data, mean)

ggplot(ice_data, aes(x = Age, y = Prediction)) +
  geom_line(aes(group = Instance), alpha = 0.3, color = "gray60") +
  geom_line(data = pdp_avg, size = 2, color = "darkred") +
  labs(title = "ICE Plot: Individual Conditional Expectation",
       subtitle = "Gray = individual curves, Red = PDP (average)",
       x = "Age (years)", 
       y = "Predicted Probability") +
  theme_minimal()
## ---- chunk 49
# Original vs counterfactual feature comparison
features <- c("Income", "Debt", "Credit Score", 
              "Employment Years", "Loan Amount")
original <- c(45, 30, 650, 3, 250)
counterfactual <- c(52, 30, 650, 3, 250)
change <- counterfactual - original

comparison_df <- data.frame(
  Feature = rep(features, 2),
  Value = c(original, counterfactual),
  Type = rep(c("Original (Rejected)", "Counterfactual (Approved)"), 
             each = 5)
)

ggplot(comparison_df, aes(x = Feature, y = Value, fill = Type)) +
  geom_col(position = "dodge") +
  scale_fill_manual(values = c("darkred", "darkgreen")) +
  labs(title = "Counterfactual Explanation: Loan Application",
       subtitle = "Increase income by $7k to get approval",
       x = "", y = "Value", fill = "") +
  theme_minimal() +
  theme(axis.text.x = element_text(angle = 45, hjust = 1),
        legend.position = "bottom")
## ---- chunk 50
xai_methods <- data.frame(
  Method = c("LIME", "SHAP", "Grad-CAM", "PDP", 
             "ICE", "Counterfactuals"),
  Scope = c("Local", "Both", "Local", "Global", "Local", "Local"),
  DataType = c("Tabular", "Any", "Images", "Any", "Any", "Any"),
  Speed = c(3, 2, 3, 2, 2, 2),
  Rigor = c(2, 4, 3, 3, 3, 3)
)

# Create comparison table visualization
library(gridExtra)
library(grid)

tt <- ttheme_default(
  core = list(fg_params = list(cex = 0.8)),
  colhead = list(fg_params = list(cex = 0.9, fontface = "bold"))
)

g <- tableGrob(xai_methods, rows = NULL, theme = tt)

grid.arrange(g, top = textGrob("XAI Methods Comparison", 
                                gp = gpar(fontsize = 14, fontface = "bold")),
             bottom = textGrob("Speed & Rigor: 1=Low, 4=High", 
                               gp = gpar(fontsize = 9)))
## ---- chunk 51
# Compute feature importance by permutation
compute_feature_importance <- function(model, X, y, 
                                       n_repeats = 10) {
  # Baseline accuracy
  preds_baseline <- model %>% predict(X) %>% k_argmax() %>% 
                    as.integer()
  baseline_acc <- mean(preds_baseline == y)
  
  # Initialize importance scores
  importance <- numeric(ncol(X))
  names(importance) <- colnames(X)
  
  for (feat_idx in 1:ncol(X)) {
    scores <- numeric(n_repeats)
    
    for (rep in 1:n_repeats) {
      # Permute feature
      X_perm <- X
      X_perm[, feat_idx] <- sample(X_perm[, feat_idx])
      
      # Compute accuracy
      preds <- model %>% predict(X_perm) %>% k_argmax() %>% 
               as.integer()
      scores[rep] <- mean(preds == y)
    }
    
    # Importance = drop in accuracy
    importance[feat_idx] <- baseline_acc - mean(scores)
  }
  
  return(sort(importance, decreasing = TRUE))
}
## ---- chunk 52
# Simulate SHAP values for medical diagnosis
set.seed(42)
features <- c("Glucose", "BMI", "Age", "Blood Pressure", 
              "Insulin", "Pregnancies", "Diabetes Pedigree", "Skin Thickness")

# Patient 1: High risk
patient1_shap <- data.frame(
  Feature = features,
  SHAP = c(0.25, 0.18, 0.12, 0.08, -0.05, 0.15, 0.09, -0.02),
  Patient = "Patient 1 (High Risk)"
)

# Patient 2: Low risk
patient2_shap <- data.frame(
  Feature = features,
  SHAP = c(-0.15, -0.12, -0.08, -0.05, 0.03, -0.10, -0.06, 0.02),
  Patient = "Patient 2 (Low Risk)"
)

shap_comparison <- rbind(patient1_shap, patient2_shap)

ggplot(shap_comparison, aes(x = reorder(Feature, abs(SHAP)), 
                            y = SHAP, fill = SHAP > 0)) +
  geom_col() +
  facet_wrap(~Patient, ncol = 1) +
  coord_flip() +
  scale_fill_manual(values = c("darkred", "darkgreen"),
                    labels = c("Decreases Risk", "Increases Risk")) +
  labs(title = "SHAP Analysis: Two Diabetes Patients",
       x = "", y = "SHAP Value (Impact on Risk)",
       fill = "Effect") +
  theme_minimal() +
  theme(legend.position = "bottom")
## ---- chunk 53
# Show what patient needs to change
current <- data.frame(
  Metric = c("Glucose", "BMI", "Exercise"),
  Current = c(180, 32, 0),
  Target = c(140, 28, 3),
  Status = c("Current", "Current", "Current")
)

target <- data.frame(
  Metric = c("Glucose", "BMI", "Exercise"),
  Current = c(140, 28, 3),
  Target = c(140, 28, 3),
  Status = c("Target", "Target", "Target")
)

combined <- rbind(current, target)

ggplot(combined, aes(x = Metric, y = Current, fill = Status)) +
  geom_col(position = "dodge") +
  geom_text(aes(label = Current), position = position_dodge(0.9), 
            vjust = -0.5) +
  scale_fill_manual(values = c("darkred", "darkgreen")) +
  labs(title = "Counterfactual: How to Reduce Diabetes Risk",
       subtitle = "Changes needed to move from High to Low risk category",
       x = "", y = "Value", fill = "") +
  theme_minimal() +
  theme(legend.position = "bottom")
## ---- chunk 54
# Compare feature importance by demographic group
set.seed(42)
features <- c("Income", "Credit Score", "Debt Ratio", 
              "Employment Years", "Age")

# Group A importance
group_a <- data.frame(
  Feature = features,
  Importance = c(0.35, 0.28, 0.20, 0.12, 0.05),
  Group = "Group A"
)

# Group B importance (age inappropriately high)
group_b <- data.frame(
  Feature = features,
  Importance = c(0.30, 0.25, 0.18, 0.10, 0.17),
  Group = "Group B"
)

bias_data <- rbind(group_a, group_b)

ggplot(bias_data, aes(x = Feature, y = Importance, fill = Group)) +
  geom_col(position = "dodge") +
  scale_fill_manual(values = c("steelblue", "coral")) +
  geom_hline(yintercept = 0.15, linetype = "dashed", 
             color = "red", size = 1) +
  annotate("text", x = 4.5, y = 0.16, 
           label = "Suspicious: Age too important in Group B", 
           color = "red", size = 3) +
  labs(title = "Bias Detection: Feature Importance by Group",
       subtitle = "XAI reveals potential age discrimination",
       x = "", y = "Importance Score") +
  theme_minimal() +
  theme(legend.position = "bottom",
        axis.text.x = element_text(angle = 45, hjust = 1))
## ---- chunk 55
# Simulate chest X-ray with Grad-CAM overlay
set.seed(42)
n <- 40

# Base X-ray (simulated)
xray <- matrix(runif(n^2, 0.2, 0.8), n, n)

# Add lung regions (darker)
xray[10:30, 8:15] <- xray[10:30, 8:15] * 0.7
xray[10:30, 25:32] <- xray[10:30, 25:32] * 0.7

# Grad-CAM heatmap (focus on left lung)
heatmap <- matrix(0, n, n)
for (i in 1:n) {
  for (j in 1:n) {
    # Higher activation in left lung area
    if (i >= 15 && i <= 25 && j >= 10 && j <= 13) {
      heatmap[i, j] <- 0.8
    }
  }
}

# Smooth heatmap
library(reshape2)
combined <- xray * 0.6 + heatmap * 0.4
combined_df <- melt(combined)
colnames(combined_df) <- c("y", "x", "value")

ggplot(combined_df, aes(x = x, y = n - y + 1, fill = value)) +
  geom_tile() +
  scale_fill_gradient2(low = "black", mid = "gray50", 
                       high = "red", midpoint = 0.5) +
  coord_equal() +
  labs(title = "Grad-CAM: Pneumonia Detection",
       subtitle = "Red region = Model focuses here for diagnosis",
       x = "", y = "") +
  theme_void() +
  theme(legend.position = "right",
        plot.title = element_text(hjust = 0.5))
## ---- chunk 56
# Survey results: Expert agreement with XAI
methods <- c("LIME", "SHAP", "Grad-CAM", "Attention", "Saliency")
agreement_scores <- c(72, 85, 78, 81, 65)
confidence_lower <- agreement_scores - c(8, 5, 7, 6, 10)
confidence_upper <- agreement_scores + c(8, 5, 7, 6, 10)

eval_data <- data.frame(
  Method = factor(methods, levels = methods),
  Agreement = agreement_scores,
  Lower = confidence_lower,
  Upper = confidence_upper
)

ggplot(eval_data, aes(x = Method, y = Agreement)) +
  geom_col(fill = "steelblue", alpha = 0.7) +
  geom_errorbar(aes(ymin = Lower, ymax = Upper), 
                width = 0.3, size = 1) +
  geom_hline(yintercept = 70, linetype = "dashed", 
             color = "darkred") +
  annotate("text", x = 4.5, y = 72, 
           label = "Minimum acceptable: 70%", 
           color = "darkred") +
  labs(title = "Expert Agreement with XAI Methods",
       subtitle = "Based on 50 radiologists evaluating 200 cases",
       x = "", y = "Agreement Score (%)") +
  ylim(0, 100) +
  theme_minimal()
## ---- chunk 57
# Simulate perturbation test results
n_features <- 8
n_removed <- 1:n_features

# Good XAI: removing important features causes large changes
pred_change_good <- cumsum(c(0.05, 0.08, 0.12, 0.10, 0.08, 0.05, 0.03, 0.02))

# Bad XAI: changes are random
set.seed(42)
pred_change_bad <- cumsum(runif(n_features, 0.02, 0.08))

perturbation_data <- data.frame(
  n_removed = rep(n_removed, 2),
  prediction_change = c(pred_change_good, pred_change_bad),
  Quality = rep(c("Good XAI", "Bad XAI"), each = n_features)
)

ggplot(perturbation_data, aes(x = n_removed, y = prediction_change, 
                               color = Quality)) +
  geom_line(size = 1.5) +
  geom_point(size = 3) +
  scale_color_manual(values = c("darkred", "darkgreen")) +
  labs(title = "Perturbation Test: Validating Feature Importance",
       subtitle = "Good XAI: Large changes when removing top features",
       x = "Number of Top Features Removed",
       y = "Prediction Change (Absolute)") +
  theme_minimal() +
  theme(legend.position = "bottom")
## ---- chunk 58
# Simulate Clever Hans detection
# Model predicting "horse" based on copyright watermark location

set.seed(42)
n <- 30

# Two images: both horses, but different watermark positions
image1 <- matrix(runif(n^2, 0.3, 0.7), n, n)
image2 <- matrix(runif(n^2, 0.3, 0.7), n, n)

# Add watermark to bottom-right of image1
image1[25:28, 25:28] <- 0.9

# Grad-CAM focuses on watermark instead of horse
heatmap1 <- matrix(0, n, n)
heatmap1[25:28, 25:28] <- 1  # Wrong! Should focus on horse

heatmap2 <- matrix(0, n, n)
heatmap2[10:20, 10:20] <- 0.6  # Correct: focuses on center

combined1 <- image1 * 0.6 + heatmap1 * 0.4
combined2 <- image2 * 0.6 + heatmap2 * 0.4

combined1_df <- melt(combined1)
combined2_df <- melt(combined2)
colnames(combined1_df) <- colnames(combined2_df) <- c("y", "x", "value")
combined1_df$Image <- "Predicted: Horse (High confidence)"
combined2_df$Image <- "Predicted: NOT Horse (Low confidence)"

all_data <- rbind(combined1_df, combined2_df)

ggplot(all_data, aes(x = x, y = n - y + 1, fill = value)) +
  geom_tile() +
  facet_wrap(~Image) +
  scale_fill_gradient2(low = "white", mid = "yellow", 
                       high = "red", midpoint = 0.5) +
  coord_equal() +
  labs(title = "Clever Hans Detection: Model Uses Watermark!",
       subtitle = "Red = Model attention. Should focus on center, not corner",
       x = "", y = "") +
  theme_void() +
  theme(legend.position = "none",
        strip.text = element_text(size = 9))
## ---- chunk 59
# Simplified XAI dashboard layout
library(gridExtra)
library(grid)

# Top features
top_features <- data.frame(
  Feature = c("Credit Score", "Income", "Debt Ratio"),
  Impact = c("+15%", "+12%", "-8%"),
  Value = c("720", "$65k", "0.42")
)

# Create text elements
title <- textGrob("Loan Decision Dashboard", 
                  gp = gpar(fontsize = 14, fontface = "bold"))

decision <- textGrob("APPROVED", 
                     gp = gpar(fontsize = 20, col = "darkgreen", 
                               fontface = "bold"))

confidence <- textGrob("Confidence: 87%", 
                       gp = gpar(fontsize = 10))

features_title <- textGrob("Key Factors:", 
                           gp = gpar(fontsize = 11, fontface = "bold"))

# Feature table
tt <- ttheme_default(
  core = list(fg_params = list(cex = 0.8)),
  colhead = list(fg_params = list(cex = 0.9, fontface = "bold"))
)
features_table <- tableGrob(top_features, rows = NULL, theme = tt)

# Counterfactual
counterfactual_text <- textGrob(
  "To improve approval odds:\n• Increase income by $5k\n• Reduce debt ratio to 0.35",
  gp = gpar(fontsize = 9, col = "darkblue"),
  just = "left"
)

# Arrange
grid.arrange(
  title, decision, confidence, 
  features_title, features_table,
  counterfactual_text,
  ncol = 1,
  heights = c(0.1, 0.15, 0.05, 0.05, 0.35, 0.3)
)
## ---- chunk 60
# Demonstrate that explainable doesn't mean fair
scenarios <- data.frame(
  Scenario = c("Model A", "Model B", "Model C"),
  Accuracy = c(85, 85, 85),
  Explainability = c(90, 90, 90),
  Fairness = c(50, 70, 95)
)

scenarios_long <- tidyr::pivot_longer(
  scenarios, 
  cols = c(Accuracy, Explainability, Fairness),
  names_to = "Metric",
  values_to = "Score"
)

ggplot(scenarios_long, aes(x = Scenario, y = Score, fill = Metric)) +
  geom_col(position = "dodge") +
  scale_fill_manual(values = c("steelblue", "darkgreen", "coral")) +
  geom_hline(yintercept = 80, linetype = "dashed", alpha = 0.5) +
  labs(title = "XAI Does Not Guarantee Fairness",
       subtitle = "All models equally accurate and explainable, but different fairness",
       x = "", y = "Score (%)") +
  theme_minimal() +
  theme(legend.position = "bottom")
